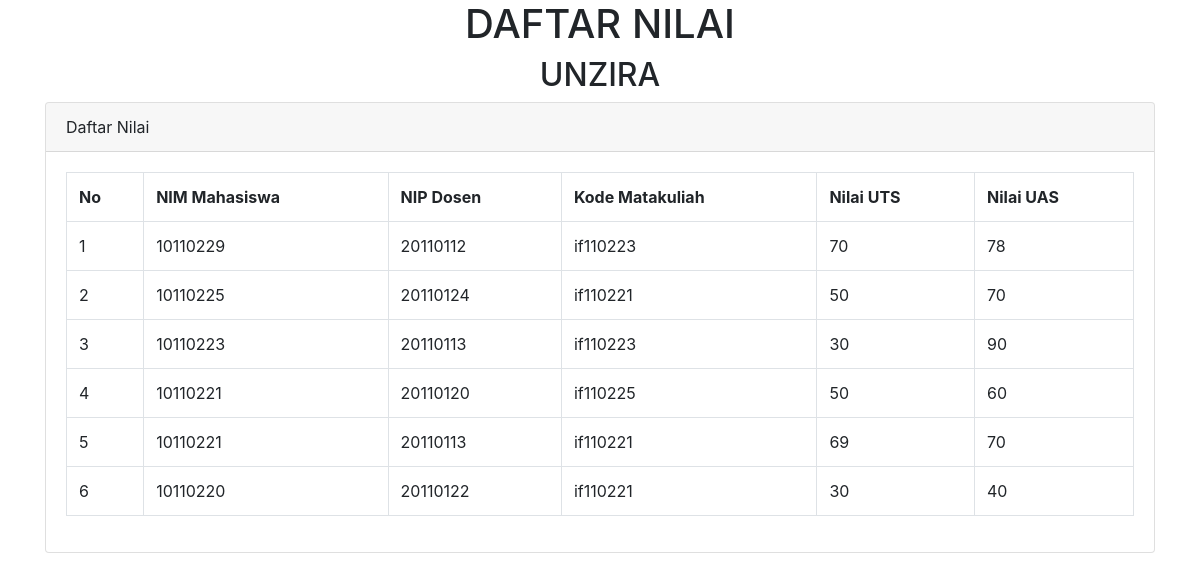
The app's page /akademik/nilai.php with its own data.
### tables this page shows
CREATE TABLE `nilai` (
  `nim` char(8) NOT NULL,
  `nip` char(8) NOT NULL,
  `kode_mk` char(8) NOT NULL,
  `uts` smallint(6) DEFAULT NULL,
  `uas` smallint(6) DEFAULT NULL
);

### akademik/nilai.php (the view, shortened to what this page needs)
<!DOCTYPE html>
<html>
<head>
    <link rel="stylesheet" type="text/css" href="css/bootstrap.min.css">
</head>
<body>
	<div class="container">
    <h1 class="text-center">DAFTAR NILAI</h1>
    <h2 class="text-center">UNZIRA</h2>
<?php
	include "koneksi.php";
?>
	<div class="card" mt-3>
        <div class="card-header" bg-success text-white>
            Daftar Nilai
        </div>
        <div class="card-body">
			<table class="table table-bordered">
				<tr>
					<th>No</th>
					<th>NIM Mahasiswa</th>
					<th>NIP Dosen</th>
					<th>Kode Matakuliah</th>
					<th>Nilai UTS</th>
					<th>Nilai UAS</th>
				</tr>
				<?php
					$no = 1;
					$tampil = mysqli_query($koneksi, "SELECT * from nilai order by nim desc");
					while($data = mysqli_fetch_array($tampil)):
				?>
				<tr>
					<td><?=$no++; ?></td>
					<td><?=$data['nim'] ?></td>
					<td><?=$data['nip'] ?></td>
					<td><?=$data['kode_mk'] ?></td>
					<td><?=$data['uts'] ?></td>
					<td><?=$data['uas'] ?></td>
				</tr>
				<?php endwhile;?>
			</table>
        </div>
    </div>
	</div>
</body>
</html>

### records on screen
nilai: nim "10110229", nip "20110112", kode_mk "if110223", uts "70", uas "78"
nilai: nim "10110225", nip "20110124", kode_mk "if110221", uts "50", uas "70"
nilai: nim "10110223", nip "20110113", kode_mk "if110223", uts "30", uas "90"
nilai: nim "10110221", nip "20110120", kode_mk "if110225", uts "50", uas "60"
nilai: nim "10110221", nip "20110113", kode_mk "if110221", uts "69", uas "70"
nilai: nim "10110220", nip "20110122", kode_mk "if110221", uts "30", uas "40"
